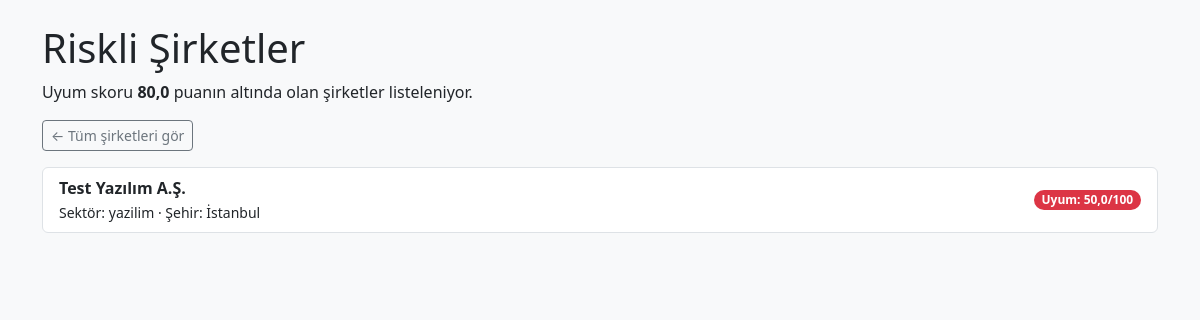
Screenshot of /companies-risky/ with the database file from the repository.
### mevzuat_parca/models.py (models this page shows, shortened)
class Sirket(models.Model):
    SECTOR_CHOICES = [
        ("yazilim", "Yazılım"),
        ("imalat", "İmalat"),
        ("perakende", "Perakende"),
        ("lojistik", "Lojistik"),
    ]
    name = models.CharField(max_length=255, db_index=True)
    unvan = models.CharField(max_length=255, blank=True, default="", db_index=True)
    vkn = models.CharField(max_length=10, blank=True, default="", db_index=True)
    sector = models.CharField(
        max_length=50,
        choices=SECTOR_CHOICES,
        blank=True,
        default="",
        db_index=True,
    )
    employee_count = models.PositiveIntegerField(default=0)
    location_city = models.CharField(max_length=100, blank=True, default="", db_index=True)
    is_exporter = models.BooleanField(default=False)
    created_at = models.DateTimeField(auto_now_add=True)
    class Meta:
        ordering = ["-id"]

### mevzuat_parca/views.py (the view)
def sirket_riskli_list_page(request):
    try:
        threshold = float(request.GET.get("max_score", str(RISKY_DEFAULT_THRESHOLD)))
    except ValueError:
        threshold = RISKY_DEFAULT_THRESHOLD
    sirket_qs = (
        _annotated_sirket_queryset()
        .filter(Q(uyum_skoru__lt=threshold) | Q(high_risk_open_count__gt=0))
        .order_by("name")
    )
    sirketler = [
        {
            "sirket": s,
            "score": round(float(getattr(s, "uyum_skoru", 100.0)), 2),
        }
        for s in sirket_qs
    ]
    context = {
        "sirketler": sirketler,
        "threshold": threshold,
    }
    return render(request, "sirket_riskli_list.html", context)

### mevzuat_parca/templates/sirket_riskli_list.html (shortened to what this page needs)
<!DOCTYPE html>
<html lang="tr">
<head>
    <link
        href="https://cdn.jsdelivr.net/npm/bootstrap@5.3.2/dist/css/bootstrap.min.css"
        rel="stylesheet"
    >
</head>
<body class="bg-light">
<div class="container py-4">
    <h1 class="mb-2">Riskli Şirketler</h1>
    <p class="mb-3">
        Uyum skoru
        <strong>{{ threshold }}</strong> puanın altında olan şirketler listeleniyor.
    </p>
    <p class="mb-3">
        <a href="{% url 'sirket-list-page' %}" class="btn btn-sm btn-outline-secondary">
            ← Tüm şirketleri gör
        </a>
    </p>
    {% if sirketler %}
        <div class="list-group">
            {% for item in sirketler %}
                <a
                    href="/api/companies/{{ item.sirket.id }}/dashboard-page/"
                    class="list-group-item list-group-item-action d-flex justify-content-between align-items-center"
                >
                    <div>
                        <strong>{{ item.sirket.name }}</strong><br>
                        <small>
                            Sektör: {{ item.sirket.sector }} ·
                            Şehir: {{ item.sirket.location_city }}
                        </small>
                    </div>
                    <span class="badge bg-danger rounded-pill">
                        Uyum: {{ item.score }}/100
                    </span>
                </a>
            {% endfor %}
        </div>
    {% else %}
        <div class="alert alert-success">
            Belirlenen eşik altında uyum skoruna sahip şirket bulunmuyor 🎉
        </div>
    {% endif %}
</div>
</body>
</html>

### rows the page displays
Sirket: sirket.name "Test Yazılım A.Ş.", sirket.sector "yazilim", sirket.location_city "İstanbul", score "50,0"

### other values shown
{{ threshold }} "80,0"
